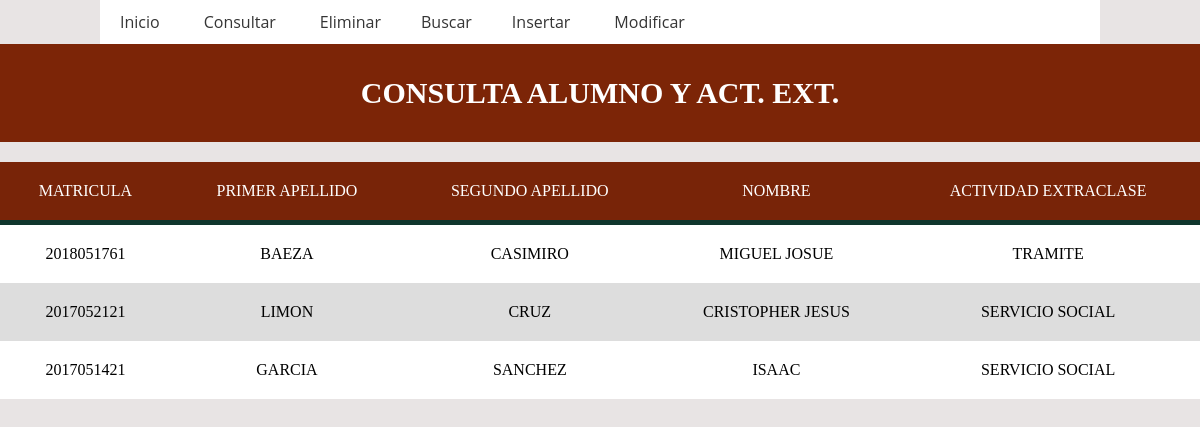
/CONSULTAS/consulta_alumext.php, run on the app's committed database.
### tables this page shows
CREATE TABLE ALUMEXT(
MATRICULA1 INT,
ID_ACTEXT2 INT,
CONSTRAINT FK_MAT1 FOREIGN KEY(MATRICULA1) REFERENCES ALUMNO(MATRICULA)ON DELETE CASCADE,
CONSTRAINT FK_ACT2 FOREIGN KEY(ID_ACTEXT2) REFERENCES ACTEXT(ID_ACTEXT)ON DELETE SET NULL)
ENGINE INNODB;

CREATE TABLE ALUMNO(
MATRICULA INT,
NOMBRE VARCHAR(50),
APE_P VARCHAR(50),
APE_M VARCHAR(50), 
FOTO VARCHAR(100),
GRUPO VARCHAR(50),
GENERO VARCHAR(50),
CURP VARCHAR(50),
CORREO VARCHAR(50),
PESO int,
ALTURA int,
ID_SAN1 INT,
ID_TURNO1 INT,
ID_CARRERA1 INT,
ID_ESTATUS1 INT,
CONSTRAINT PK_MAT PRIMARY KEY(MATRICULA),
CONSTRAINT FK_ISAN1 FOREIGN KEY(ID_SAN1) REFERENCES SANGRE(ID_SAN) ON DELETE SET NULL,
CONSTRAINT FK_ITUR1 FOREIGN KEY(ID_TURNO1) REFERENCES TURNO(ID_TURNO)ON DELETE SET NULL,
CONSTRAINT FK_ICAR1 FOREIGN KEY(ID_CARRERA1) REFERENCES CARRERA(ID_CARRERA)ON DELETE SET NULL,
CONSTRAINT FK_EST1 FOREIGN KEY(ID_ESTATUS1) REFERENCES ESTATUS(ID_ESTATUS)ON DELETE SET NULL)
ENGINE INNODB;

CREATE TABLE ACTEXT(
ID_ACTEXT INT,
NOM_ACTEXT VARCHAR(100),
CONSTRAINT PK_IACT PRIMARY KEY(ID_ACTEXT))
ENGINE INNODB;

### CONSULTAS/consulta_alumext.php (the view, shortened to what this page needs)
<!doctype html>
<html lang="es">
<head>
  <link rel="stylesheet" href="ostras.css">
</head>
<body>
  <header>
    <nav class="navegacion">
      <ul class="menu">
        <li><a href="../menuostia.php">Inicio</a></li>
        <li><a href="../CONSULTAS/consulta_alumext.php">Consultar</a></li>
        <li><a href="../BORRAR/borrar_alumext.php">Eliminar</a>
          <li><a href="../BUSCAR/buscar_alumext.php">Buscar</a>
		  <li><a href="../INSERTAR/insertar_alumext.php">Insertar</a></li>
		  <li><a href="../MODIFICAR/modificar_alumext.php">Modificar</a></li>
          </ul>
    </nav>
  </header>
</body>
</html>
    <html>
      <head> <meta charset="UTF-8">
    <title>PSS</title> <link rel="stylesheet" href="dis.css">
    <link rel="stylesheet" type="text/css" href="jamon.css">
    </head>
    <body>
    <header>
	<h1 id="titulo">  CONSULTA ALUMNO Y ACT. EXT. </h1> </header>
	<div align="center">
    <div id="main-container">
    <table align="center"  > <thead>
    <tr>
    <td>MATRICULA</td>
    <td>PRIMER APELLIDO</td>
    <td>SEGUNDO APELLIDO</td>
    <td>NOMBRE</td>
    <td>ACTIVIDAD EXTRACLASE</td>
    </tr></thead>
<?php
	$con = connect();
 	$consulta = "SELECT MATRICULA1,APE_P,APE_M,NOMBRE,NOM_ACTEXT FROM ALUMEXT INNER JOIN ALUMNO ON ALUMEXT.MATRICULA1=ALUMNO.MATRICULA INNER JOIN ACTEXT ON ALUMEXT.ID_ACTEXT2=ACTEXT.ID_ACTEXT";
	$resultado1 = mysqli_query($con , $consulta);
	while ($row=mysqli_fetch_array ($resultado1))
	{
	echo "<tr><td>". $row["MATRICULA1"]. "</td>";
	echo "<td>". $row["APE_P"]. "</td>";
	echo "<td>". $row["APE_M"]. "</td>";
	echo "<td>". $row["NOMBRE"]. "</td>";
	echo "<td>". $row["NOM_ACTEXT"]. "</td>";
	}
?>
	</table> </div>
    </body>
    </html>

### CONSULTAS/ostras.css (style rules this page uses)
* { margin: 0; padding: 0; -webkit-box-sizing: border-box; -moz-box-sizing: border-box; box-sizing: border-box; }
body { background: #E8E4E4; }
header { width: 100%; }
.navegacion { width: 1000px; margin: -4px auto; background: #fff; }
.navegacion ul { list-style: none; }
.menu > li { position: relative; display: inline-block; }
.menu > li > a { display: block; padding: 15px 20px; color: #353535; font-family: 'Open sans'; text-decoration: none; }

### CONSULTAS/dis.css (style rules this page uses)
body { background-color: #E8E4E4; font-family: Calibri; }
#main-container { margin: 20px auto; }
table { background-color: white; text-align: center; border-collapse: collapse; width: 100%; }
th, td { padding: 20px; }
thead { background-color: #782408; border-bottom: solid 5px #0F362D; color: white; }
tr:nth-child(even) { background-color: #ddd; }

### CONSULTAS/jamon.css (style rules this page uses)
header #titulo { text-align: center; padding: 32px 32px; font-size: 30px; background-color:#7c2507; color: white; font-family: candara; }

### data on the page
alumext: MATRICULA1 "2018051761", MATRICULA1.APE_P "BAEZA", MATRICULA1.APE_M "CASIMIRO", MATRICULA1.NOMBRE "MIGUEL JOSUE", ID_ACTEXT2.NOM_ACTEXT "TRAMITE"
alumext: MATRICULA1 "2017052121", MATRICULA1.APE_P "LIMON", MATRICULA1.APE_M "CRUZ", MATRICULA1.NOMBRE "CRISTOPHER JESUS", ID_ACTEXT2.NOM_ACTEXT "SERVICIO SOCIAL"
alumext: MATRICULA1 "2017051421", MATRICULA1.APE_P "GARCIA", MATRICULA1.APE_M "SANCHEZ", MATRICULA1.NOMBRE "ISAAC", ID_ACTEXT2.NOM_ACTEXT "SERVICIO SOCIAL"
